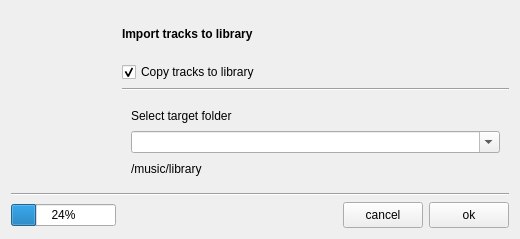
<?xml version="1.0" encoding="UTF-8"?>
<ui version="4.0">
 <class>ImportFolder</class>
 <widget class="QDialog" name="ImportFolder">
  <property name="geometry">
   <rect>
    <x>0</x>
    <y>0</y>
    <width>520</width>
    <height>239</height>
   </rect>
  </property>
  <property name="windowTitle">
   <string>Dialog</string>
  </property>
  <layout class="QGridLayout" name="gridLayout">
   <item row="0" column="0" rowspan="5">
    <widget class="QLabel" name="lab_img">
     <property name="minimumSize">
      <size>
       <width>100</width>
       <height>100</height>
      </size>
     </property>
     <property name="maximumSize">
      <size>
       <width>100</width>
       <height>100</height>
      </size>
     </property>
     <property name="sizeIncrement">
      <size>
       <width>0</width>
       <height>0</height>
      </size>
     </property>
     <property name="baseSize">
      <size>
       <width>0</width>
       <height>0</height>
      </size>
     </property>
     <property name="text">
      <string/>
     </property>
     <property name="scaledContents">
      <bool>false</bool>
     </property>
    </widget>
   </item>
   <item row="2" column="1" colspan="2">
    <widget class="Line" name="line_2">
     <property name="orientation">
      <enum>Qt::Horizontal</enum>
     </property>
    </widget>
   </item>
   <item row="6" column="0" colspan="3">
    <widget class="Line" name="line">
     <property name="orientation">
      <enum>Qt::Horizontal</enum>
     </property>
    </widget>
   </item>
   <item row="1" column="1" colspan="2">
    <widget class="QCheckBox" name="cb_copy2lib">
     <property name="focusPolicy">
      <enum>Qt::NoFocus</enum>
     </property>
     <property name="text">
      <string>Copy tracks to library</string>
     </property>
     <property name="checked">
      <bool>true</bool>
     </property>
    </widget>
   </item>
   <item row="7" column="2">
    <layout class="QHBoxLayout" name="horizontalLayout">
     <item>
      <widget class="QPushButton" name="btn_cancel">
       <property name="sizePolicy">
        <sizepolicy hsizetype="Minimum" vsizetype="Preferred">
         <horstretch>0</horstretch>
         <verstretch>0</verstretch>
        </sizepolicy>
       </property>
       <property name="focusPolicy">
        <enum>Qt::NoFocus</enum>
       </property>
       <property name="text">
        <string>cancel</string>
       </property>
      </widget>
     </item>
     <item>
      <widget class="QPushButton" name="btn_ok">
       <property name="sizePolicy">
        <sizepolicy hsizetype="Minimum" vsizetype="Preferred">
         <horstretch>0</horstretch>
         <verstretch>0</verstretch>
        </sizepolicy>
       </property>
       <property name="focusPolicy">
        <enum>Qt::NoFocus</enum>
       </property>
       <property name="text">
        <string>ok</string>
       </property>
      </widget>
     </item>
    </layout>
   </item>
   <item row="7" column="0">
    <widget class="QProgressBar" name="pb_progress">
     <property name="sizePolicy">
      <sizepolicy hsizetype="Minimum" vsizetype="Fixed">
       <horstretch>0</horstretch>
       <verstretch>0</verstretch>
      </sizepolicy>
     </property>
     <property name="minimumSize">
      <size>
       <width>105</width>
       <height>0</height>
      </size>
     </property>
     <property name="value">
      <number>24</number>
     </property>
    </widget>
   </item>
   <item row="7" column="1">
    <spacer name="horizontalSpacer">
     <property name="orientation">
      <enum>Qt::Horizontal</enum>
     </property>
     <property name="sizeHint" stdset="0">
      <size>
       <width>204</width>
       <height>26</height>
      </size>
     </property>
    </spacer>
   </item>
   <item row="0" column="1" colspan="2">
    <widget class="QLabel" name="label">
     <property name="font">
      <font>
       <weight>75</weight>
       <bold>true</bold>
      </font>
     </property>
     <property name="text">
      <string>Import tracks to library</string>
     </property>
    </widget>
   </item>
   <item row="3" column="1" rowspan="2" colspan="2">
    <widget class="QFrame" name="frame">
     <property name="minimumSize">
      <size>
       <width>0</width>
       <height>90</height>
      </size>
     </property>
     <property name="frameShape">
      <enum>QFrame::NoFrame</enum>
     </property>
     <property name="frameShadow">
      <enum>QFrame::Sunken</enum>
     </property>
     <layout class="QVBoxLayout" name="verticalLayout">
      <item>
       <widget class="QLabel" name="lab_target_info">
        <property name="text">
         <string>Select target folder</string>
        </property>
       </widget>
      </item>
      <item>
       <widget class="QComboBox" name="combo_folders">
        <property name="sizePolicy">
         <sizepolicy hsizetype="Preferred" vsizetype="Preferred">
          <horstretch>0</horstretch>
          <verstretch>0</verstretch>
         </sizepolicy>
        </property>
        <property name="minimumSize">
         <size>
          <width>0</width>
          <height>0</height>
         </size>
        </property>
        <property name="maximumSize">
         <size>
          <width>16777215</width>
          <height>25</height>
         </size>
        </property>
        <property name="focusPolicy">
         <enum>Qt::ClickFocus</enum>
        </property>
        <property name="editable">
         <bool>true</bool>
        </property>
       </widget>
      </item>
      <item>
       <widget class="QLabel" name="lab_target_path">
        <property name="text">
         <string>/music/library</string>
        </property>
       </widget>
      </item>
     </layout>
    </widget>
   </item>
  </layout>
 </widget>
 <resources/>
 <connections>
  <connection>
   <sender>cb_copy2lib</sender>
   <signal>toggled(bool)</signal>
   <receiver>lab_target_info</receiver>
   <slot>setVisible(bool)</slot>
   <hints>
    <hint type="sourcelabel">
     <x>315</x>
     <y>39</y>
    </hint>
    <hint type="destinationlabel">
     <x>315</x>
     <y>72</y>
    </hint>
   </hints>
  </connection>
  <connection>
   <sender>cb_copy2lib</sender>
   <signal>toggled(bool)</signal>
   <receiver>combo_folders</receiver>
   <slot>setVisible(bool)</slot>
   <hints>
    <hint type="sourcelabel">
     <x>315</x>
     <y>39</y>
    </hint>
    <hint type="destinationlabel">
     <x>315</x>
     <y>99</y>
    </hint>
   </hints>
  </connection>
  <connection>
   <sender>cb_copy2lib</sender>
   <signal>toggled(bool)</signal>
   <receiver>lab_target_path</receiver>
   <slot>setVisible(bool)</slot>
   <hints>
    <hint type="sourcelabel">
     <x>315</x>
     <y>39</y>
    </hint>
    <hint type="destinationlabel">
     <x>315</x>
     <y>125</y>
    </hint>
   </hints>
  </connection>
  <connection>
   <sender>btn_cancel</sender>
   <signal>clicked()</signal>
   <receiver>ImportFolder</receiver>
   <slot>close()</slot>
   <hints>
    <hint type="sourcelabel">
     <x>376</x>
     <y>162</y>
    </hint>
    <hint type="destinationlabel">
     <x>259</x>
     <y>92</y>
    </hint>
   </hints>
  </connection>
 </connections>
</ui>
